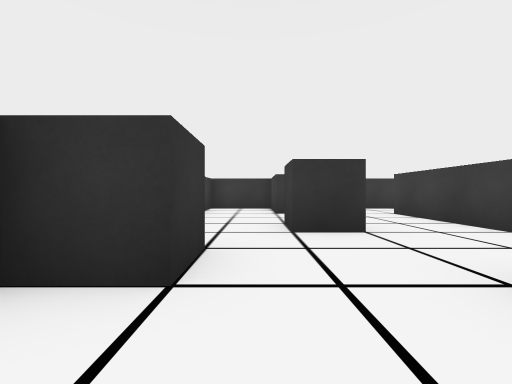
view 1 (above)

16 first-person views from a walk through a Unity game level. The camera is 0.55 m above the floor, looks level and sees 90° across. The floor is counted in squares, 1 m on a side. Each view is taken from the middle of a square. On the plan, view 1 faces up. The plan holds only what a view shows up to about 9 squares ahead; the rest is blank. The player character is not drawn. Some surface patterns are stand-ins.

view 2
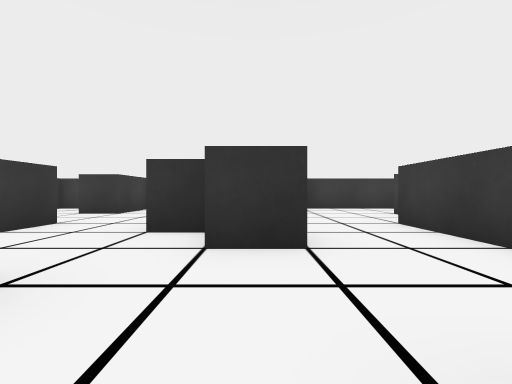

view 3
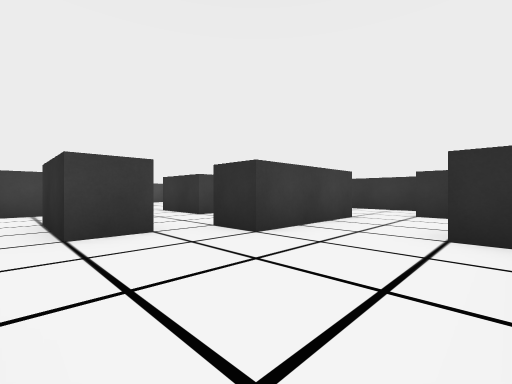

view 4
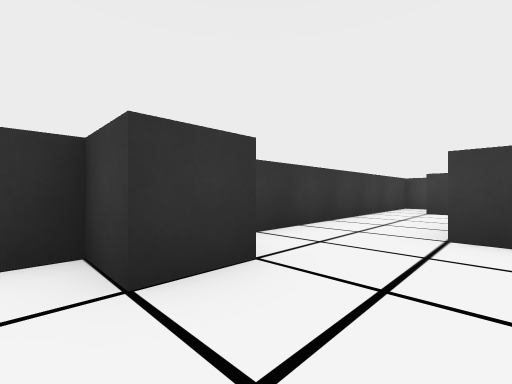

view 5
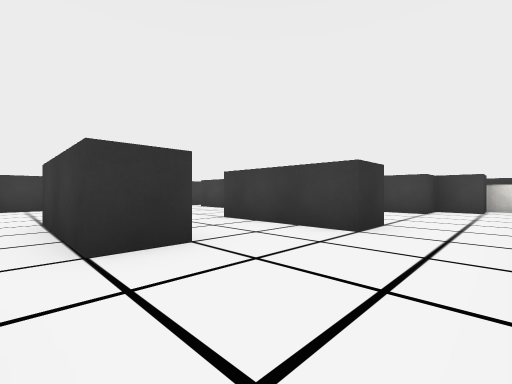

view 6
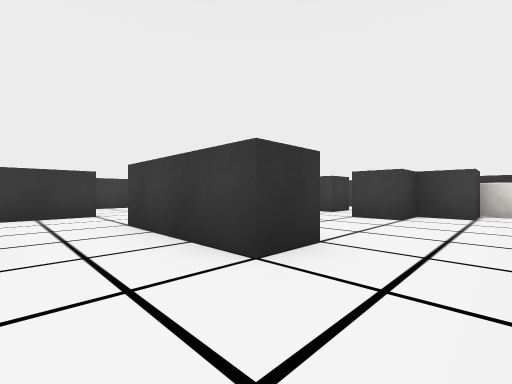

view 7
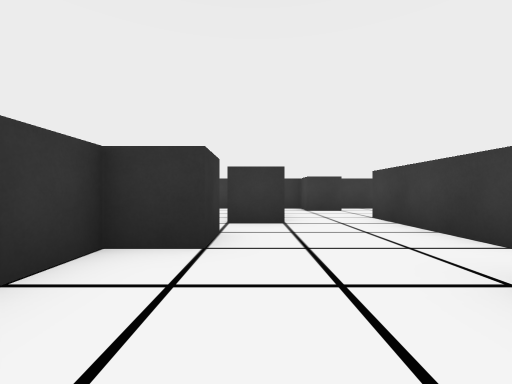

view 8
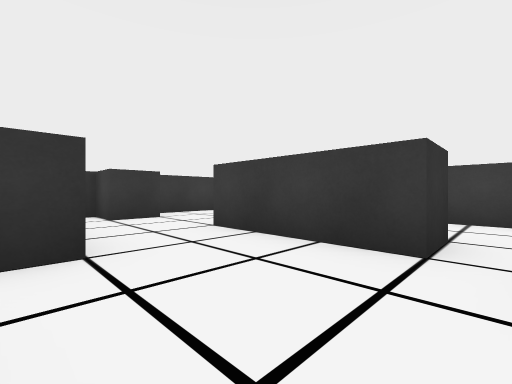

view 9
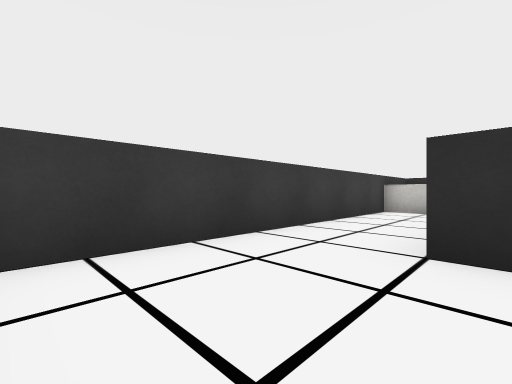

view 10
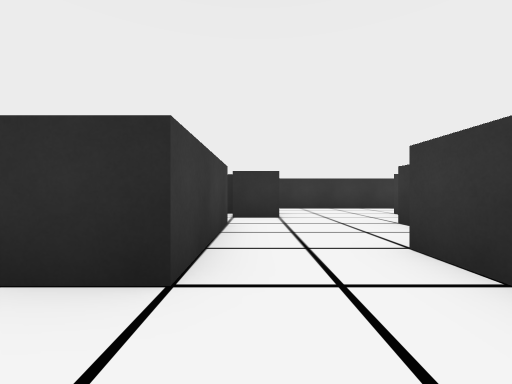

view 11
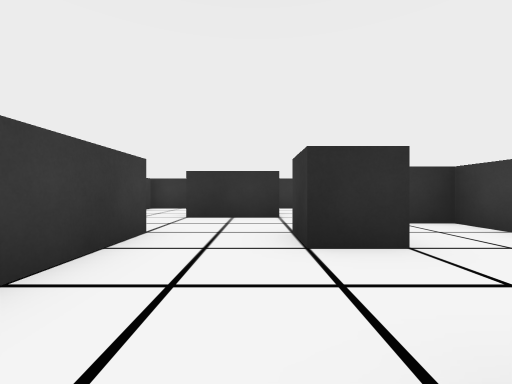

view 12
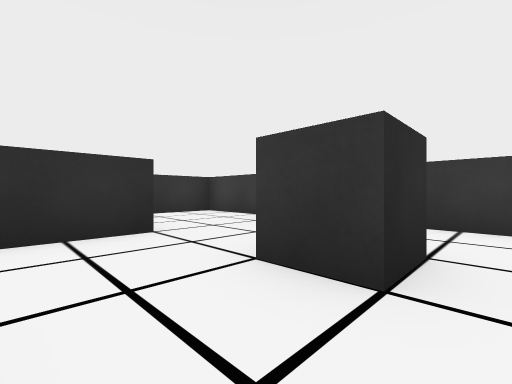

view 13
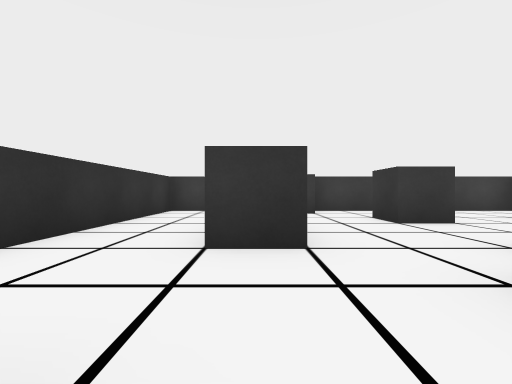

view 14
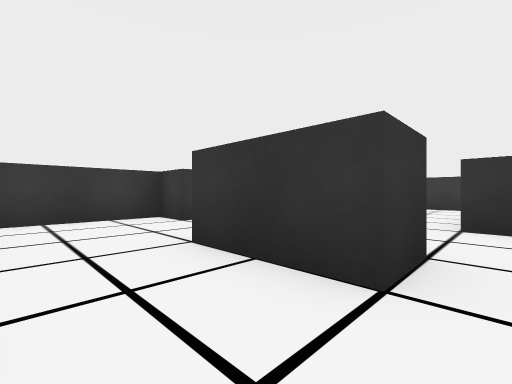

view 15
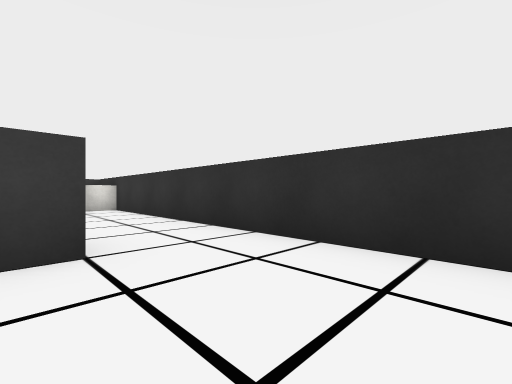

view 16
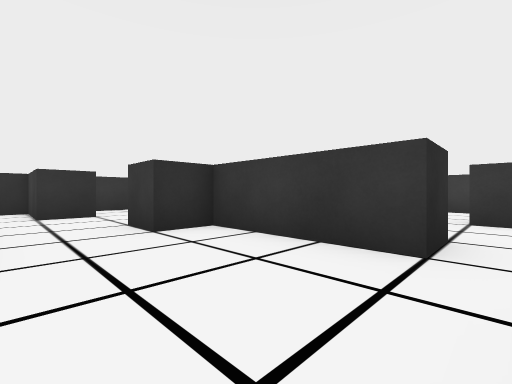

### Floor plan
Points are (right, up) in squares from view 1. A wall is a line through its corners. A room is listed if a view was taken in it or the views show most of it. See-through windows are left out.
Room 1 (views 1, 2, 3, 4, 5, 6, 7, 8, 9, 10, 11, 12, 13, 14, 15, 16)
walls: (8.5, 1.5) (7.5, 1.5) (7.5, 4.5) (8.5, 4.5); (4.5, 3.5) (3.5, 3.5) (3.5, 6.5) (4.5, 6.5) (4.5, 3.5); (12.5, 6) (12.5, 7.5); (13.5, 5.5) (13.5, 4.5) (12.5, 4.5); (16.5, 2.5) (15.5, 2.5) (15.5, 5.5) (16.5, 5.5); (0.5, 8.5) (-1.5, 8.5) (-1.5, -1.5) (18.5, -1.5) (18.5, 8); (17.8, 8.5) (2, 8.5)
objects: cube (-1, 2); cube (1, 4); block (1, 7) to (1, 8); block (2, 1) to (3, 1); cube (4, 3) to (5, 3); block (6, -1) to (6, 0); cube (6, 8); block (9, 6) to (10, 6); block (11, 1) to (11, 2); block (11, 3) to (12, 3); cube (15, 0); cube (15, 1); cube (15, 8); block (17, -1); block (18, 0)

Positions as (right, up) in squares from view 1, and headings:
1: (0, 0), facing up
2: (5, 0), facing up
3: (5, 7), facing down-right
4: (5, 6), facing up-right
5: (7, -1), facing up-right
6: (9, -1), facing up-right
7: (13, 0), facing up
8: (13, 2), facing up-right
9: (16, 8), facing down-right
10: (15, 7), facing down
11: (2, 7), facing down
12: (3, 5), facing down-left
13: (6, 1), facing left
14: (4, -1), facing up-left
15: (8, 1), facing down-right
16: (7, 7), facing down-left
